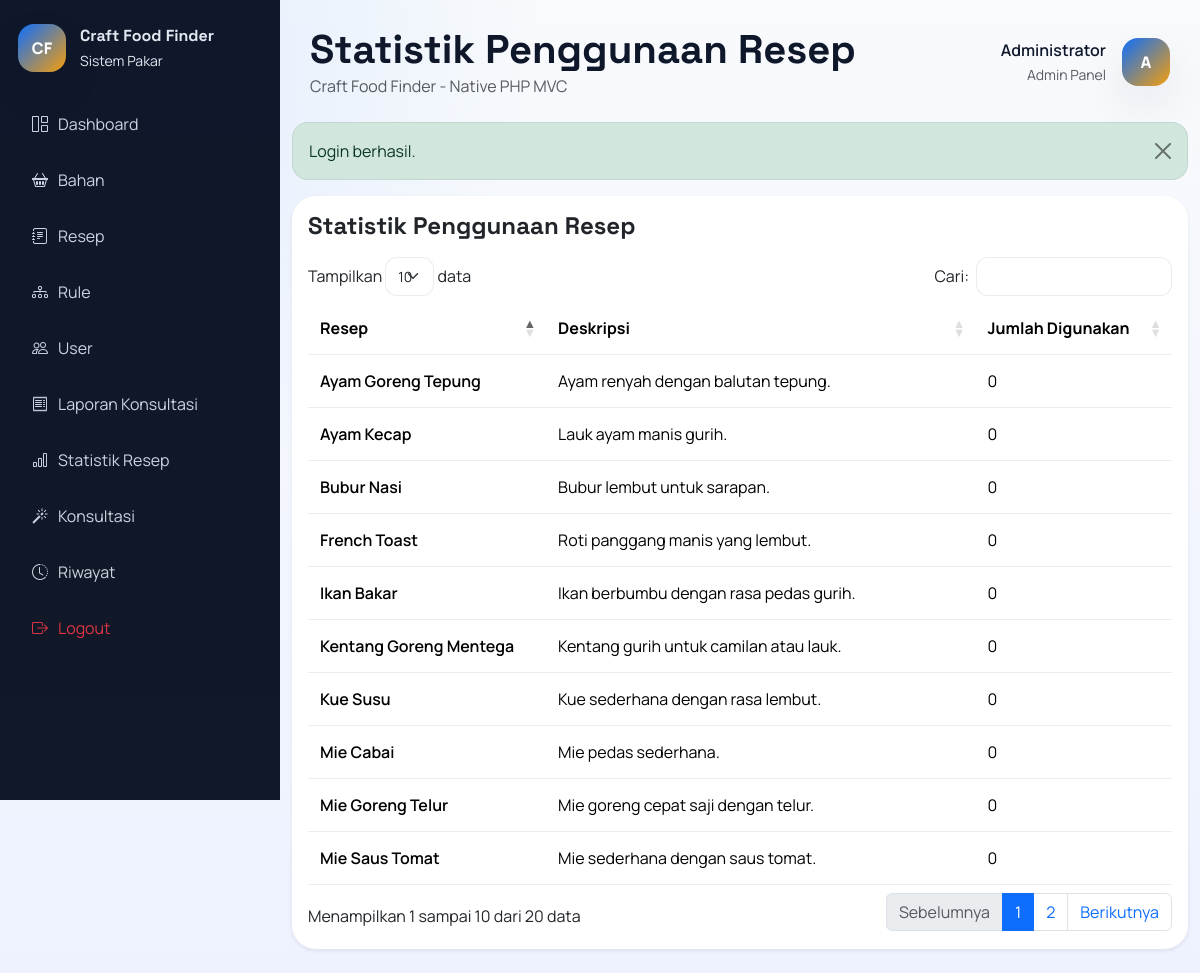
Screenshot of /index.php?route=report/recipeUsage (signed in) with the database file from the repository.
### tables this page shows
CREATE TABLE recipes (
    id INT AUTO_INCREMENT PRIMARY KEY,
    nama_resep VARCHAR(150) NOT NULL,
    deskripsi TEXT NULL,
    langkah_memasak TEXT NOT NULL,
    gambar VARCHAR(255) NULL
);

### app/core/BaseController.php (called while the page is built, shortened)
<?php
class BaseController
{
    protected function render(string $view, array $data = [], string $layout = 'user'): void
    {
        extract($data);
        $viewFile = __DIR__ . '/../../views/' . $view . '.php';
        require $viewFile;
    }
}

### app/controllers/ReportController.php (called while the page is built, shortened)
<?php
class ReportController extends BaseController
{
    public function recipeUsage(): void
    {
        $this->render('reports/recipe_usage', [
            'title' => 'Statistik Penggunaan Resep',
            'recipeStats' => $this->recipeModel->statsUsage(),
        ], 'admin');
    }
}

### public/index.php (called while the page is built, shortened)
<?php
$route = $_GET['route'] ?? '';
[$controllerSegment, $action] = array_pad(explode('/', $route, 2), 2, 'index');
$controller = new $controllerName();
$action = $action ?: 'index';
$controller->{$action}();

### app/core/BaseModel.php (called while the page is built, shortened)
<?php
class BaseModel
{
    public function __construct()
    {
        $this->pdo = db();
    }
}

### app/config/database.php (called while the page is built, shortened)
<?php
function db(): PDO
{
    static $pdo = null;
    if ($pdo instanceof PDO) {
        return $pdo;
    }
    $config = require __DIR__ . '/config.php';
    $dsn = sprintf(
        'mysql:host=%s;port=%s;dbname=%s;charset=%s',
        $config['db_host'],
        $config['db_port'],
        $config['db_name'],
        $config['db_charset']
    );
    $pdo = new PDO($dsn, $config['db_user'], $config['db_pass'], [
        PDO::ATTR_ERRMODE => PDO::ERRMODE_EXCEPTION,
        PDO::ATTR_DEFAULT_FETCH_MODE => PDO::FETCH_ASSOC,
        PDO::ATTR_EMULATE_PREPARES => false,
    ]);
    return $pdo;
}

### app/models/RecipeModel.php (called while the page is built, shortened)
<?php
class RecipeModel extends BaseModel
{
    public function statsUsage(): array
    {
        $stmt = $this->pdo->query('SELECT r.*, COUNT(cr.id) AS usage_total FROM recipes r LEFT JOIN consultation_results cr ON cr.recipe_id = r.id GROUP BY r.id ORDER BY usage_total DESC, r.nama_resep ASC');
        return $stmt->fetchAll();
    }
}

### app/helpers.php (called while the page is built, shortened)
<?php
function e(mixed $value): string
{
    return htmlspecialchars((string) $value, ENT_QUOTES, 'UTF-8');
}

### views/reports/recipe_usage.php (the view)
<div class="card shadow-sm border-0">
    <div class="card-body">
        <h2 class="h4 fw-bold mb-3">Statistik Penggunaan Resep</h2>
        <div class="table-responsive">
            <table class="table table-hover align-middle data-table">
                <thead>
                    <tr>
                        <th>Resep</th>
                        <th>Deskripsi</th>
                        <th>Jumlah Digunakan</th>
                    </tr>
                </thead>
                <tbody>
                    <?php foreach ($recipeStats as $recipe): ?>
                        <tr>
                            <td class="fw-semibold"><?= e($recipe['nama_resep']) ?></td>
                            <td><?= e($recipe['deskripsi'] ?: '-') ?></td>
                            <td><?= e((string) $recipe['usage_total']) ?></td>
                        </tr>
                    <?php endforeach; ?>
                </tbody>
            </table>
        </div>
    </div>
</div>

### public/css/style.css (style rules this page uses)
:root { --bg: #f5f7fb; --surface: #ffffff; --surface-2: #0f172a; --primary: #0d6efd; --primary-2: #1d4ed8; --accent: #f59e0b; --text: #0f172a; --muted: #64748b; --border: rgba(15, 23, 42, 0.08); --shadow: 0 18px 45px rgba(15, 23, 42, 0.08); }
* { box-sizing: border-box; }
body { margin: 0; font-family: 'Manrope', 'Segoe UI', sans-serif; background: radial-gradient(circle at top left, rgba(13, 110, 253, 0.12), transparent 35%), linear-gradient(180deg, #f8fafc 0%, #eef2ff 100%); color: var(--text); }
h1, h2, h3, h4, h5, .navbar-brand, .brand-title { font-family: 'Space Grotesk', 'Segoe UI', sans-serif; }
.card, .table, .form-control, .form-select, .list-group-item, .alert { border-color: var(--border) !important; }
.card { border-radius: 24px; }
.table > :not(caption) > * > * { padding: 14px 12px; }

### rows the page displays
recipes: nama_resep "Ayam Goreng Tepung", deskripsi "Ayam renyah dengan balutan tepung.", usage_total "0"
recipes: nama_resep "Ayam Kecap", deskripsi "Lauk ayam manis gurih.", usage_total "0"
recipes: nama_resep "Bubur Nasi", deskripsi "Bubur lembut untuk sarapan.", usage_total "0"
recipes: nama_resep "French Toast", deskripsi "Roti panggang manis yang lembut.", usage_total "0"
recipes: nama_resep "Ikan Bakar", deskripsi "Ikan berbumbu dengan rasa pedas gurih.", usage_total "0"
recipes: nama_resep "Kentang Goreng Mentega", deskripsi "Kentang gurih untuk camilan atau lauk.", usage_total "0"
recipes: nama_resep "Kue Susu", deskripsi "Kue sederhana dengan rasa lembut.", usage_total "0"
recipes: nama_resep "Mie Cabai", deskripsi "Mie pedas sederhana.", usage_total "0"
recipes: nama_resep "Mie Goreng Telur", deskripsi "Mie goreng cepat saji dengan telur.", usage_total "0"
recipes: nama_resep "Mie Saus Tomat", deskripsi "Mie sederhana dengan saus tomat.", usage_total "0"

### other values shown
config('app_name') "Craft Food Finder"
$title "Statistik Penggunaan Resep"
auth_user()['nama'] "Administrator"
substr((string) (auth_user()['nama'] ?? 'A'), 0, 1) "A"
$message "Login berhasil."
